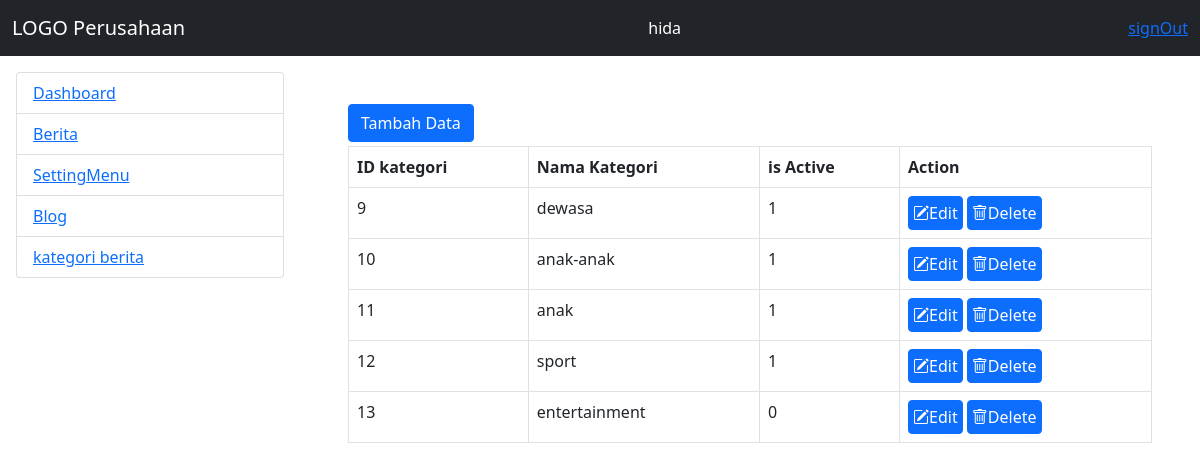
Page /admin/home.php?modul=kategori (signed in) on the committed database.
### tables this page shows
CREATE TABLE `mst_menu` (
  `idmenu` int(11) NOT NULL AUTO_INCREMENT,
  `nmmenu` varchar(20) NOT NULL,
  `link` varchar(30) NOT NULL,
  `is_active` tinyint(4) NOT NULL,
  PRIMARY KEY (`idmenu`)
);

CREATE TABLE `mst_kategoriblog` (
  `id_kategori` int(11) NOT NULL AUTO_INCREMENT,
  `nm_kategori` varchar(50) NOT NULL,
  `is_active` int(2) NOT NULL,
  PRIMARY KEY (`id_kategori`)
);

### admin/kategori/index.php (the view, shortened to what this page needs)
<?php
    include_once("kategorictrl.php");
    if(!isset($_GET['act'])){
?>
<link rel="stylesheet" href="../../assets/bootstrap5/css/bootstrap.min.css">
<a href="?modul=kategori&act=add" class="btn btn-primary btn-xs mb-1">Tambah Data</a>
<table class="table table-bordered">
	<tr>
		<th>ID kategori</th>
		<th>Nama Kategori</th>
		<th>is Active</th>
		<th>Action</th>
	</tr>
	<?php
	$qry_listmenu = mysqli_query($connect_db,"select * from mst_kategoriblog order by id_kategori ASC")
			or die("gagal akses table mst_kategoriblog ".mysqli_error($connect_db));
	while($row = mysqli_fetch_array($qry_listmenu)){
	?>
	<tr>
		<td><?php echo $row['id_kategori']; ?></td>
		<td><?= $row['nm_kategori']; ?></td>
		<td><?= $row['is_active']; ?></td>
		<td>
			<a href="?modul=kategori&act=edit&id=<?= $row['id_kategori']; ?>" class="btn btn-xs btn-primary p-1"><i
					class="bi bi-pencil-square"></i>Edit</a>
			<a href="?modul=kategori&act=delete&id=<?= $row['id_kategori']; ?>" class="btn btn-xs btn-primary p-1">
				<i class="bi bi-trash"></i>Delete</a>
		</td>
	</tr>
	<?php
		}
	?>
</table>
<?php
}
 ?>

### admin/menu.php (shortened to what this page needs)
<!DOCTYPE html>
<html lang="en">
<head>
</head>
<body>
	<?php
	$qry_menu = mysqli_query($connect_db, "select * from mst_menu") or die("view menu".mysqli_error($connect_db));
	?>
	<ul class="list-group">
		<?php
		while($row = mysqli_fetch_array($qry_menu)){
		?>
		<li class="list-group-item">
			<a href="?modul=<?= $row['link']; ?>"><?= $row['nmmenu']; ?></a>
		</li>
		<?php } ?>
	</ul>
</body>
</html>

### rows in the picture
mst_menu: nmmenu "Dashboard"
mst_menu: nmmenu "Berita"
mst_menu: nmmenu "SettingMenu"
mst_menu: nmmenu "Blog"
mst_menu: nmmenu "kategori berita"
mst_kategoriblog: id_kategori "9", nm_kategori "dewasa", is_active "1"
mst_kategoriblog: id_kategori "10", nm_kategori "anak-anak", is_active "1"
mst_kategoriblog: id_kategori "11", nm_kategori "anak", is_active "1"
mst_kategoriblog: id_kategori "12", nm_kategori "sport", is_active "1"
mst_kategoriblog: id_kategori "13", nm_kategori "entertainment", is_active "0"

### other values in the picture
$_SESSION['userlogin'] "hida"
